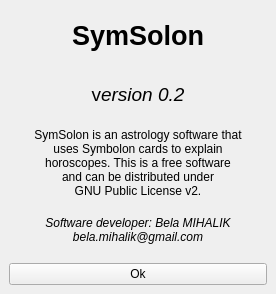
<ui version="4.0" >
 <class>about_symsolon</class>
 <widget class="QWidget" name="about_symsolon" >
  <property name="windowModality" >
   <enum>Qt::WindowModal</enum>
  </property>
  <property name="geometry" >
   <rect>
    <x>0</x>
    <y>0</y>
    <width>276</width>
    <height>294</height>
   </rect>
  </property>
  <property name="sizePolicy" >
   <sizepolicy>
    <hsizetype>0</hsizetype>
    <vsizetype>0</vsizetype>
    <horstretch>0</horstretch>
    <verstretch>0</verstretch>
   </sizepolicy>
  </property>
  <property name="windowTitle" >
   <string>About SymSolon</string>
  </property>
  <layout class="QVBoxLayout" >
   <property name="margin" >
    <number>9</number>
   </property>
   <property name="spacing" >
    <number>6</number>
   </property>
   <item>
    <widget class="QLabel" name="label" >
     <property name="text" >
      <string>&lt;html>&lt;head>&lt;meta name="qrichtext" content="1" />&lt;style type="text/css">
p, li { white-space: pre-wrap; }
&lt;/style>&lt;/head>&lt;body style=" font-family:'Sans Serif'; font-size:9pt; font-weight:400; font-style:normal; text-decoration:none;">
&lt;p style=" margin-top:0px; margin-bottom:0px; margin-left:0px; margin-right:0px; -qt-block-indent:0; text-indent:0px;">&lt;span style=" font-size:20pt; font-weight:600;">SymSolon&lt;/span>&lt;/p>&lt;/body>&lt;/html></string>
     </property>
     <property name="alignment" >
      <set>Qt::AlignCenter</set>
     </property>
    </widget>
   </item>
   <item>
    <widget class="QLabel" name="label_2" >
     <property name="text" >
      <string>&lt;html>&lt;head>&lt;meta name="qrichtext" content="1" />&lt;style type="text/css">
p, li { white-space: pre-wrap; }
&lt;/style>&lt;/head>&lt;body style=" font-family:'Sans Serif'; font-size:9pt; font-weight:400; font-style:normal; text-decoration:none;">
&lt;p style=" margin-top:0px; margin-bottom:0px; margin-left:0px; margin-right:0px; -qt-block-indent:0; text-indent:0px;">&lt;span style=" font-size:14pt;">v&lt;/span>&lt;span style=" font-size:14pt; font-style:italic;">ersion 0.2&lt;/span>&lt;/p>&lt;/body>&lt;/html></string>
     </property>
     <property name="alignment" >
      <set>Qt::AlignCenter</set>
     </property>
    </widget>
   </item>
   <item>
    <widget class="QLabel" name="label_3" >
     <property name="text" >
      <string>SymSolon is an astrology software that
uses Symbolon cards to explain
horoscopes. This is a free software
and can be distributed under
GNU Public License v2.</string>
     </property>
     <property name="alignment" >
      <set>Qt::AlignCenter</set>
     </property>
    </widget>
   </item>
   <item>
    <widget class="QLabel" name="label_4" >
     <property name="text" >
      <string>&lt;html>&lt;head>&lt;meta name="qrichtext" content="1" />&lt;style type="text/css">
p, li { white-space: pre-wrap; }
&lt;/style>&lt;/head>&lt;body style=" font-family:'Sans Serif'; font-size:9pt; font-weight:400; font-style:normal; text-decoration:none;">
&lt;p style=" margin-top:0px; margin-bottom:0px; margin-left:0px; margin-right:0px; -qt-block-indent:0; text-indent:0px;">&lt;span style=" font-style:italic;">Software developer: Bela MIHALIK&lt;/span>&lt;/p>
&lt;p style=" margin-top:0px; margin-bottom:0px; margin-left:0px; margin-right:0px; -qt-block-indent:0; text-indent:0px; font-style:italic;">bela.mihalik@gmail.com&lt;/p>&lt;/body>&lt;/html></string>
     </property>
     <property name="alignment" >
      <set>Qt::AlignCenter</set>
     </property>
    </widget>
   </item>
   <item>
    <widget class="QPushButton" name="ok_button" >
     <property name="text" >
      <string>Ok</string>
     </property>
    </widget>
   </item>
  </layout>
 </widget>
 <resources/>
 <connections/>
</ui>
